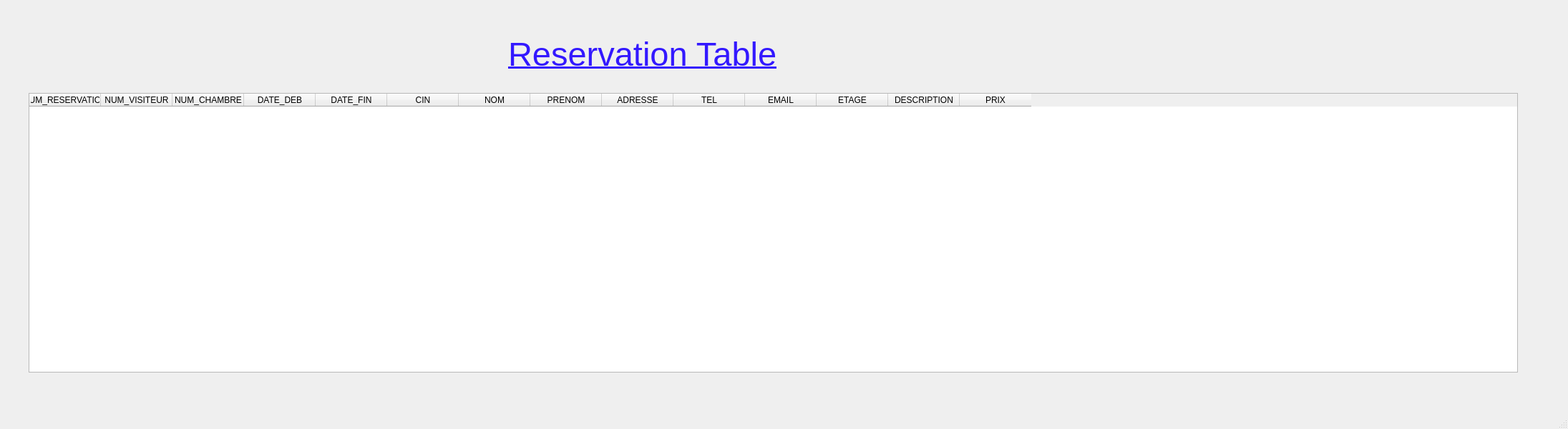
<?xml version="1.0" encoding="UTF-8"?>
<ui version="4.0">
 <class>MainWindow</class>
 <widget class="QMainWindow" name="MainWindow">
  <property name="geometry">
   <rect>
    <x>0</x>
    <y>0</y>
    <width>2191</width>
    <height>600</height>
   </rect>
  </property>
  <property name="windowTitle">
   <string>MainWindow</string>
  </property>
  <property name="styleSheet">
   <string notr="true"/>
  </property>
  <widget class="QWidget" name="centralwidget">
   <widget class="QLabel" name="label">
    <property name="geometry">
     <rect>
      <x>710</x>
      <y>50</y>
      <width>491</width>
      <height>51</height>
     </rect>
    </property>
    <property name="font">
     <font>
      <pointsize>35</pointsize>
      <underline>true</underline>
     </font>
    </property>
    <property name="styleSheet">
     <string notr="true">color: rgb(51, 24, 255);</string>
    </property>
    <property name="text">
     <string>Reservation Table</string>
    </property>
   </widget>
   <widget class="QTableWidget" name="allReservation_tableWidget">
    <property name="geometry">
     <rect>
      <x>40</x>
      <y>130</y>
      <width>2081</width>
      <height>391</height>
     </rect>
    </property>
    <property name="styleSheet">
     <string notr="true"/>
    </property>
    <column>
     <property name="text">
      <string>NUM_RESERVATION</string>
     </property>
    </column>
    <column>
     <property name="text">
      <string>NUM_VISITEUR</string>
     </property>
    </column>
    <column>
     <property name="text">
      <string>NUM_CHAMBRE</string>
     </property>
    </column>
    <column>
     <property name="text">
      <string>DATE_DEB</string>
     </property>
    </column>
    <column>
     <property name="text">
      <string>DATE_FIN</string>
     </property>
    </column>
    <column>
     <property name="text">
      <string>CIN</string>
     </property>
    </column>
    <column>
     <property name="text">
      <string>NOM</string>
     </property>
    </column>
    <column>
     <property name="text">
      <string>PRENOM</string>
     </property>
    </column>
    <column>
     <property name="text">
      <string>ADRESSE</string>
     </property>
    </column>
    <column>
     <property name="text">
      <string>TEL</string>
     </property>
    </column>
    <column>
     <property name="text">
      <string>EMAIL</string>
     </property>
    </column>
    <column>
     <property name="text">
      <string>ETAGE</string>
     </property>
    </column>
    <column>
     <property name="text">
      <string>DESCRIPTION</string>
     </property>
    </column>
    <column>
     <property name="text">
      <string>PRIX</string>
     </property>
    </column>
   </widget>
  </widget>
  <widget class="QMenuBar" name="menubar">
   <property name="geometry">
    <rect>
     <x>0</x>
     <y>0</y>
     <width>2191</width>
     <height>29</height>
    </rect>
   </property>
  </widget>
  <widget class="QStatusBar" name="statusbar"/>
 </widget>
 <resources/>
 <connections/>
</ui>
